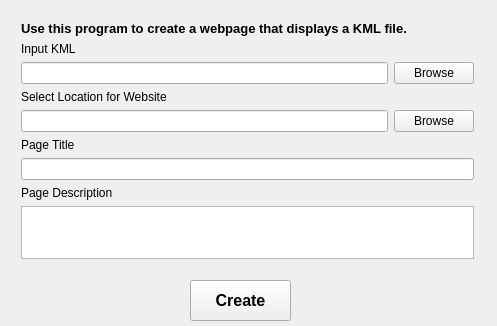
<?xml version="1.0" encoding="UTF-8"?>
<ui version="4.0">
 <class>KMLWeb</class>
 <widget class="QMainWindow" name="KMLWeb">
  <property name="geometry">
   <rect>
    <x>0</x>
    <y>0</y>
    <width>497</width>
    <height>326</height>
   </rect>
  </property>
  <property name="windowTitle">
   <string>KMLWeb</string>
  </property>
  <widget class="QWidget" name="centralWidget">
   <widget class="QWidget" name="gridLayoutWidget">
    <property name="geometry">
     <rect>
      <x>10</x>
      <y>10</y>
      <width>475</width>
      <height>260</height>
     </rect>
    </property>
    <layout class="QGridLayout" name="gridLayout">
     <item row="2" column="0">
      <widget class="QLineEdit" name="kmlPathEntry"/>
     </item>
     <item row="6" column="0" colspan="2">
      <widget class="QLineEdit" name="pageTitleEntry"/>
     </item>
     <item row="2" column="1">
      <widget class="QPushButton" name="browseKMLButton">
       <property name="text">
        <string>Browse</string>
       </property>
      </widget>
     </item>
     <item row="8" column="0" colspan="2">
      <widget class="QPlainTextEdit" name="pageDescriptionEntry"/>
     </item>
     <item row="7" column="0">
      <widget class="QLabel" name="label">
       <property name="text">
        <string>Page Description</string>
       </property>
      </widget>
     </item>
     <item row="5" column="0">
      <widget class="QLabel" name="label_2">
       <property name="text">
        <string>Page Title</string>
       </property>
      </widget>
     </item>
     <item row="1" column="0">
      <widget class="QLabel" name="label_3">
       <property name="text">
        <string>Input KML</string>
       </property>
      </widget>
     </item>
     <item row="0" column="0" colspan="2">
      <widget class="QLabel" name="label_4">
       <property name="font">
        <font>
         <family>MS Sans Serif</family>
         <pointsize>10</pointsize>
         <weight>75</weight>
         <bold>true</bold>
        </font>
       </property>
       <property name="text">
        <string>Use this program to create a webpage that displays a KML file.</string>
       </property>
      </widget>
     </item>
     <item row="4" column="0">
      <widget class="QLineEdit" name="htmlPathEntry"/>
     </item>
     <item row="3" column="0">
      <widget class="QLabel" name="label_5">
       <property name="text">
        <string>Select Location for Website</string>
       </property>
      </widget>
     </item>
     <item row="4" column="1">
      <widget class="QPushButton" name="browseHTMLButton">
       <property name="text">
        <string>Browse</string>
       </property>
      </widget>
     </item>
    </layout>
   </widget>
   <widget class="QPushButton" name="createButton">
    <property name="geometry">
     <rect>
      <x>190</x>
      <y>280</y>
      <width>101</width>
      <height>41</height>
     </rect>
    </property>
    <property name="font">
     <font>
      <pointsize>12</pointsize>
      <weight>75</weight>
      <bold>true</bold>
     </font>
    </property>
    <property name="autoFillBackground">
     <bool>false</bool>
    </property>
    <property name="text">
     <string>Create</string>
    </property>
   </widget>
  </widget>
 </widget>
 <layoutdefault spacing="6" margin="11"/>
 <resources/>
 <connections/>
</ui>
